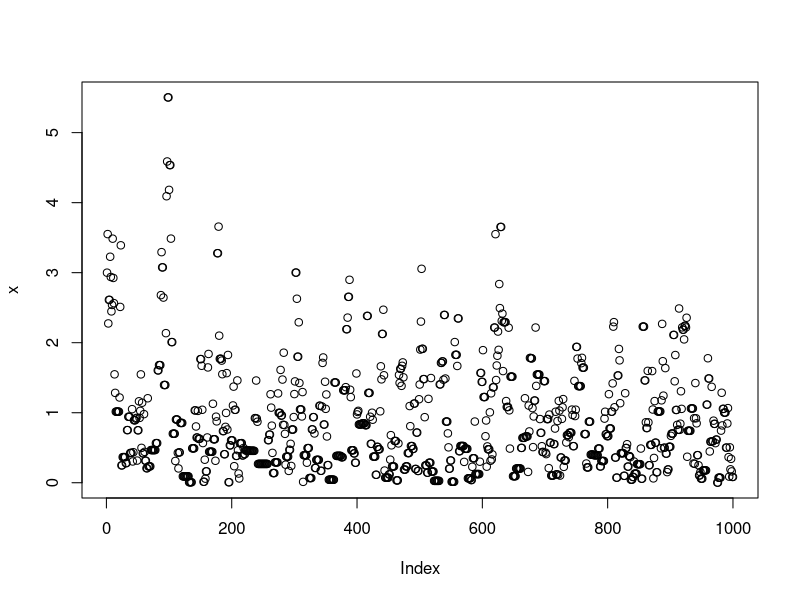
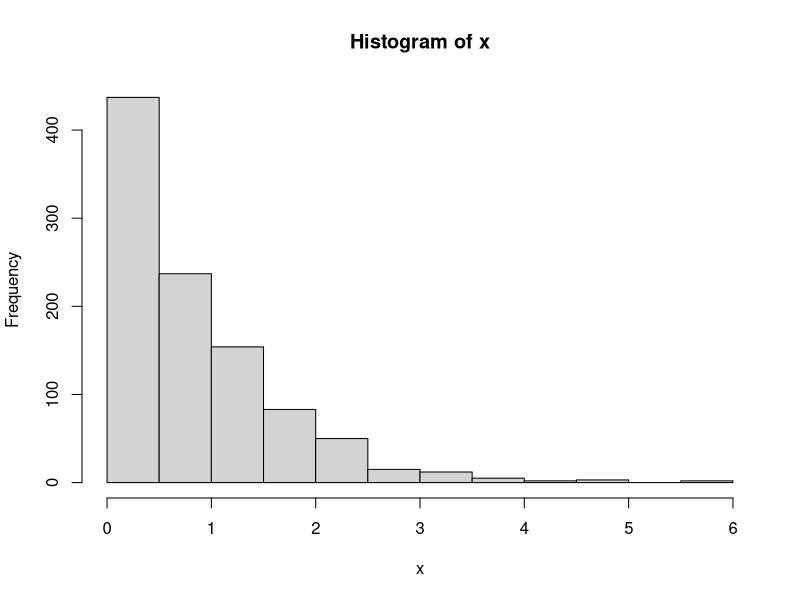
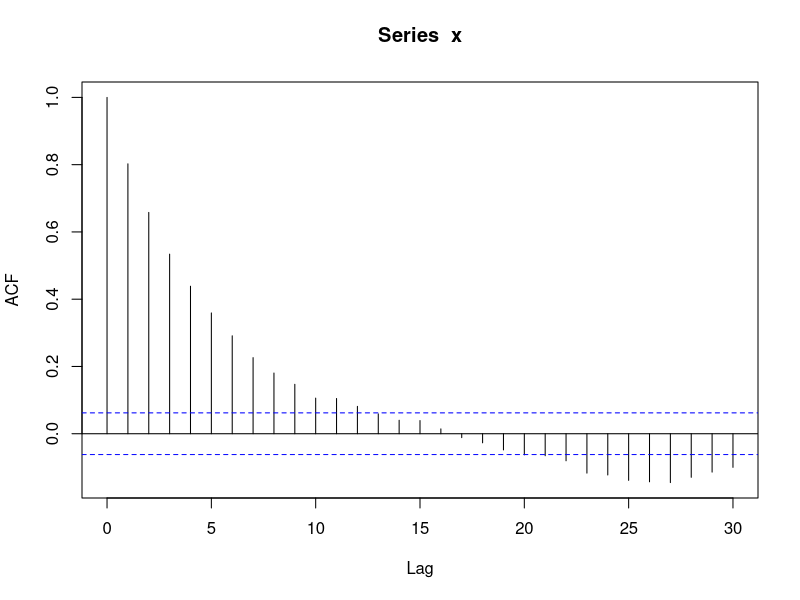
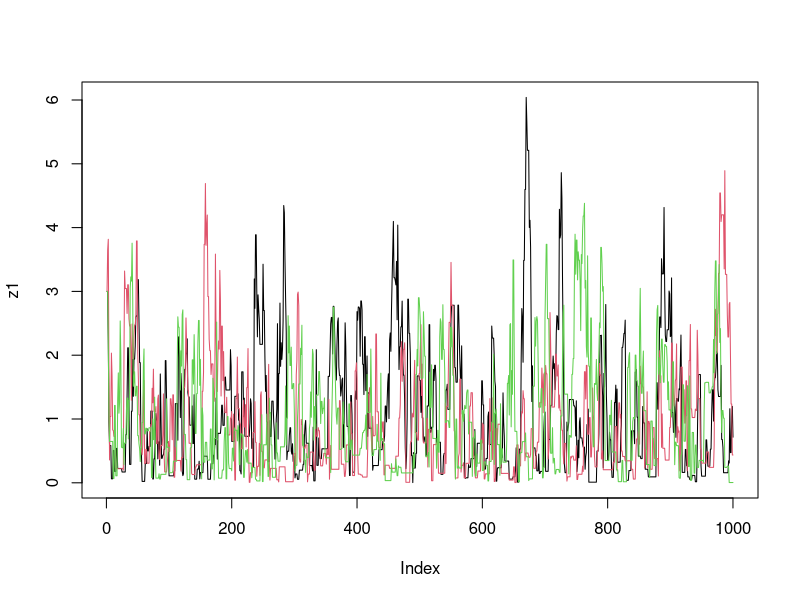
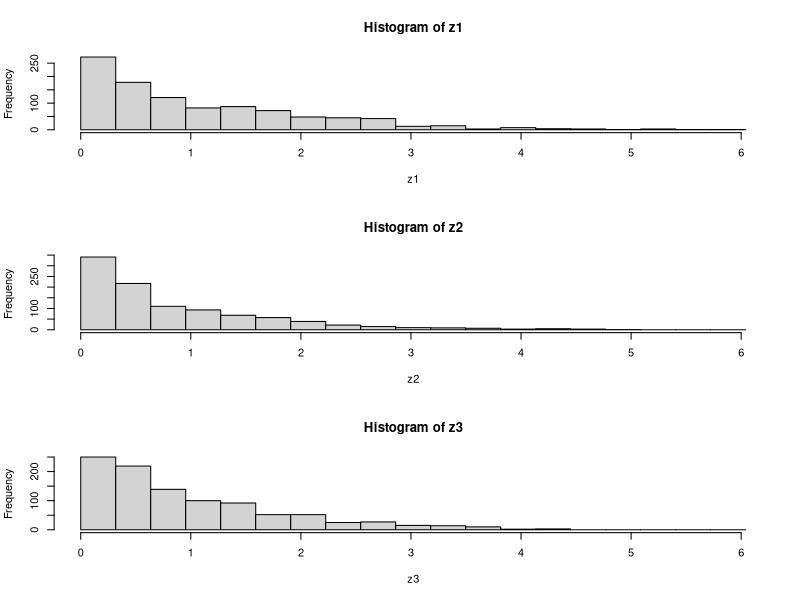
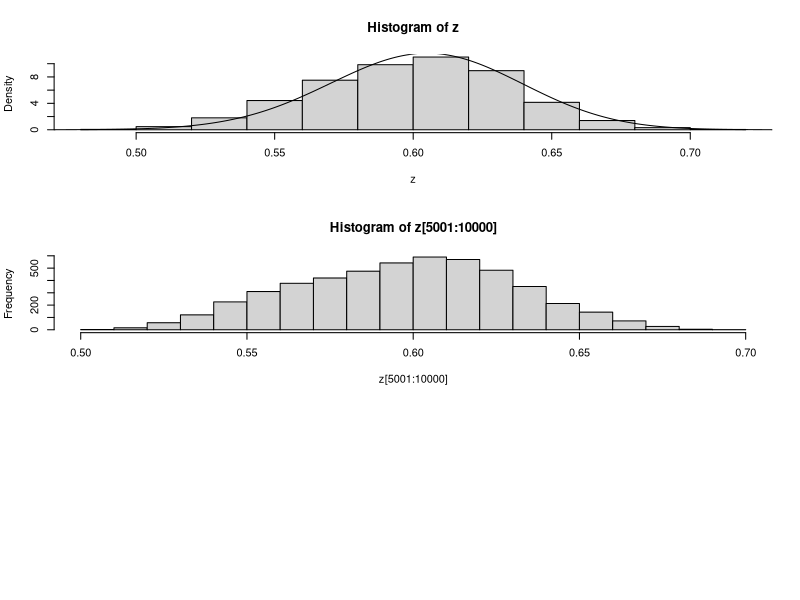

Generate these figures, in order, with R:
# Computing practical: Introduction to MCMC in R
# 
# Note: anything following a # sign is a comment, and will be ignored by R
# (this should make it easier to cut and paste things)
#
# Another note: the code here is designed to be readable by a beginner, rather than "efficient".
# The idea is that you can use this code to learn about the basics of MCMC, but not as a model for how to program well in R!
#
# Example 1: sampling from an exponential distribution using MCMC
#
# Any MCMC scheme aims to produce (dependent) samples from a ``target" distribution.
# In this case we are going to use the exponential distribution with mean 1
# as our target distribution. So we start by defining our target density.


target = function(x){
if(x<0){
return(0)}
else {
return( exp(-x))
}
}

#Having defined the function, we can now use it to compute a couple of values

target(1)
target(-1)

# Next, we will program a Metropolis--Hastings scheme to sample
# from a distribution proportional to the target

x = rep(0,1000)
x[1] = 3     #this is just a starting value, which I've set arbitrarily to 3
for(i in 2:1000){
currentx = x[i-1]
proposedx = currentx + rnorm(1,mean=0,sd=1)
A = target(proposedx)/target(currentx) 
if(runif(1)<A){
x[i] = proposedx       # accept move with probabily min(1,A)
} else {
x[i] = currentx        # otherwise "reject" move, and stay where we are
}
}

# note that x is a realisation of a Markov Chain
# we can make a few plots of x:
plot(x) 
hist(x)
acf(x)

# We can wrap this up in a function to make things a bit neater,
# and make it easy to try changing starting values and proposal distributions
easyMCMC = function(niter, startval, proposalsd){
x = rep(0,niter)
x[1] = startval     
for(i in 2:niter){
currentx = x[i-1]
proposedx = rnorm(1,mean=currentx,sd=proposalsd) 
A = target(proposedx)/target(currentx)
if(runif(1)<A){
x[i] = proposedx       # accept move with probabily min(1,A)
} else {
x[i] = currentx        # otherwise "reject" move, and stay where we are
}
}
return(x)
}

#Now we'll run the MCMC scheme 3 times, 
#and look to see how similar the results are
z1=easyMCMC(1000,3,1)
z2=easyMCMC(1000,3,1)
z3=easyMCMC(1000,3,1)

plot(z1,type="l")
lines(z2,col=2)
lines(z3,col=3)


par(mfcol=c(3,1)) #rather odd command tells R to put 3 graphs on a single page
maxz=max(c(z1,z2,z3))
hist(z1,breaks=seq(0,maxz,length=20))
hist(z2,breaks=seq(0,maxz,length=20))
hist(z3,breaks=seq(0,maxz,length=20))


# Exercises: use the function easyMCMC to explore the following:
# 1a) how do different starting values affect the MCMC scheme?  
# 1b) what is the effect of having a bigger/smaller proposal standard deviation?
# 1c) try changing the target function to the following
target = function(x){
return((x>0 & x <1) + (x>2 & x<3))
}
# What does this target look like?
# What happens if the proposal sd is too small here? (try eg 1 and 0.1)
#
#
# --------------------------------------------------------------
#
#
#
# Example 2: Estimating an allele frequency
#
# A standard assumption when modelling genotypes of
# bi-allelic loci (eg loci with alleles A and a) is
# that the population is "randomly mating". From this assumption
# it follows that the population will be in 
# "Hardy Weinberg Equilibrium" (HWE), which means that 
# if p is the frequency of the allele A then the
# genotypes AA, Aa and aa will have frequencies
# p*p, 2p(1-p) and (1-p)*(1-p)
#
# A simple prior for p is to assume it is uniform on [0,1].
# Suppose that we sample n individuals, and observe nAA with genotype AA,
# nAa with genotype Aa and naa with genotype aa. 

# The following R code gives a short MCMC routine to sample from the posterior
# distribution of p. Try to go through the code to see how it works.

prior = function(p){
if((p<0) || (p>1)){  # || here means "or"
return(0)}
else{
return(1)}
}

likelihood = function(p, nAA, nAa, naa){
return(p^(2*nAA) * (2*p*(1-p))^nAa * (1-p)^(2*naa))
}

psampler = function(nAA, nAa, naa, niter, pstartval, pproposalsd){
p = rep(0,niter)
p[1] = pstartval
for(i in 2:niter){
currentp = p[i-1]
newp = currentp + rnorm(1,0,pproposalsd)
A = prior(newp)*likelihood(newp,nAA,nAa,naa)/(prior(currentp) * likelihood(currentp,nAA,nAa,naa))
if(runif(1)<A){
p[i] = newp       # accept move with probabily min(1,A)
} else {
p[i] = currentp        # otherwise "reject" move, and stay where we are
}
}
return(p)
}

# running this sample for nAA = 50, nAa = 21, naa=29.

z=psampler(50,21,29,10000,0.5,0.01)

# Now some R code to compare the sample from the posterior
# with the theoretical posterior (which in this case is available analytically;
# since we observed 121 As, and 79 as, out of 200, the posterior
# for p is beta(121+1,79+1). 

x=seq(0,1,length=1000)
hist(z,prob=T)
lines(x,dbeta(x,122, 80))  # overlays beta density on histogram

# You might also like to discard the first 5000 z's as "burnin"
# here's one way in R to select only the last 5000 zs

hist(z[5001:10000])

#
#
# Some things to try: how do the starting point and proposal sd affect things?
#
#
# Example 3: Estimating an allele frequency and inbreeding coefficient
# (If time allows!)
#
# A slightly more complex alternative than HWE is to assume that
# there is a tendency for people to mate with others who are 
# slightly more closely-related than "random" (as might
# happen in a geographically-structured population, for example).
# This will result in an excess of homozygotes compared with
# HWE. A simple way to capture this is to introduce an extra parameter,
# the "inbreeding coefficient" f, and assume that the genotypes
# AA, Aa and aa have frequencies fp + (1-f)p*p, (1-f) 2p(1-p)
# and f(1-p) + (1-f)(1-p)(1-p)
#
# In most cases it would be natural to treat f as a feature of
# the population, and therefore assume f is constant across loci.
# For simplicity we will consider just a single locus.

# Note that both f and p are constrained to lie between 0 and 1
# (inclusive). A simple prior for each of these two parameters is to assume
# that they are independent, uniform on [0,1]. Suppose
# that we sample n individuals, and observe nAA with genotype AA,
# nAa with genotype Aa and naa with genotype aa. 
#
# Exercise: write a short MCMC routine to sample from the joint
# distribution of f and p.
# 
# Hint: here is a start; you'll need to fill in the ...
# 
fpsampler = function(nAA, nAa, naa, niter, fstartval, pstartval, fproposalsd, pproposalsd){
f = rep(0,niter)
p = rep(0,niter)
f[1] = fstartval
p[1] = pstartval
for(i in 2:niter){
currentf = f[i-1]
currentp = p[i-1]
newf = ...
newp = ...
...
...
}
return(list(f=f,p=p)) # return a "list" with two elements named f and p
}


# How about tackling this with a Gibbs Sampler?
# We need the following "latent variable" representation of the above likelihood:
# z_i \sim Bernoulli(f)
# p(g_i=AA | z_i=1) = p; p(g_i=AA | z_i=0) = p^2
# p(g_i=Aa | z_i = 1)= 0; p(g_i=Aa | z_i=0) = 2p(1-p)
# p(g_i=aa | z_i = 1) = (1-p); p(g_i =aa | z_i=0) = (1-p)^2
# 
# Summing over z_i gives the same likelihood as above
# eg p(g_i=AA) = fp + (1-f)p^2
#
# Implementing a Gibbs Sampler requires iterating the following steps
# 1) sample z from p(z | g, f, p)
# 2) sample f,p from p(f, p | g, z)




